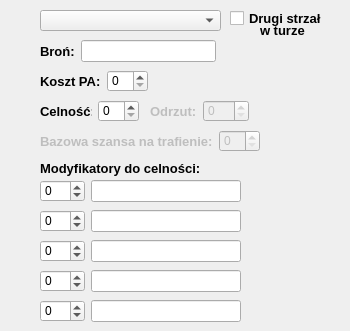
    <widget class="QWidget" name="tab">
     <attribute name="title">
      <string>Trafienie</string>
     </attribute>
     <widget class="QLabel" name="label_10">
      <property name="geometry">
       <rect>
        <x>40</x>
        <y>160</y>
        <width>181</width>
        <height>16</height>
       </rect>
      </property>
      <property name="font">
       <font>
        <pointsize>10</pointsize>
        <weight>75</weight>
        <bold>true</bold>
       </font>
      </property>
      <property name="text">
       <string>Modyfikatory do celności:</string>
      </property>
     </widget>
     <widget class="QWidget" name="layoutWidget_4">
      <property name="geometry">
       <rect>
        <x>40</x>
        <y>300</y>
        <width>201</width>
        <height>22</height>
       </rect>
      </property>
      <layout class="QHBoxLayout" name="horizontalLayout_10">
       <item>
        <widget class="QSpinBox" name="spinBox_b5">
         <property name="minimum">
          <number>-99</number>
         </property>
        </widget>
       </item>
       <item>
        <widget class="QLineEdit" name="lineEdit_acc_b5"/>
       </item>
      </layout>
     </widget>
     <widget class="QWidget" name="layoutWidget_3">
      <property name="geometry">
       <rect>
        <x>40</x>
        <y>270</y>
        <width>201</width>
        <height>22</height>
       </rect>
      </property>
      <layout class="QHBoxLayout" name="horizontalLayout_9">
       <item>
        <widget class="QSpinBox" name="spinBox_b4">
         <property name="minimum">
          <number>-99</number>
         </property>
        </widget>
       </item>
       <item>
        <widget class="QLineEdit" name="lineEdit_acc_b4"/>
       </item>
      </layout>
     </widget>
     <widget class="QWidget" name="layoutWidget">
      <property name="geometry">
       <rect>
        <x>40</x>
        <y>70</y>
        <width>108</width>
        <height>22</height>
       </rect>
      </property>
      <layout class="QHBoxLayout" name="horizontalLayout_4">
       <item>
        <widget class="QLabel" name="label_6">
         <property name="font">
          <font>
           <pointsize>10</pointsize>
           <weight>75</weight>
           <bold>true</bold>
          </font>
         </property>
         <property name="text">
          <string>Koszt PA:</string>
         </property>
        </widget>
       </item>
       <item>
        <widget class="QSpinBox" name="spinBox_PA"/>
       </item>
      </layout>
     </widget>
     <widget class="QWidget" name="layoutWidget_2">
      <property name="geometry">
       <rect>
        <x>40</x>
        <y>240</y>
        <width>201</width>
        <height>22</height>
       </rect>
      </property>
      <layout class="QHBoxLayout" name="horizontalLayout_8">
       <item>
        <widget class="QSpinBox" name="spinBox_b3">
         <property name="minimum">
          <number>-99</number>
         </property>
        </widget>
       </item>
       <item>
        <widget class="QLineEdit" name="lineEdit_acc_b3"/>
       </item>
      </layout>
     </widget>
     <widget class="QWidget" name="layoutWidget">
      <property name="geometry">
       <rect>
        <x>40</x>
        <y>40</y>
        <width>176</width>
        <height>22</height>
       </rect>
      </property>
      <layout class="QHBoxLayout" name="horizontalLayout_3">
       <item>
        <widget class="QLabel" name="label_5">
         <property name="font">
          <font>
           <pointsize>10</pointsize>
           <weight>75</weight>
           <bold>true</bold>
          </font>
         </property>
         <property name="text">
          <string>Broń:</string>
         </property>
        </widget>
       </item>
       <item>
        <widget class="QLineEdit" name="lineEdit_wpnName"/>
       </item>
      </layout>
     </widget>
     <widget class="QWidget" name="layoutWidget">
      <property name="geometry">
       <rect>
        <x>40</x>
        <y>180</y>
        <width>201</width>
        <height>22</height>
       </rect>
      </property>
      <layout class="QHBoxLayout" name="horizontalLayout_6">
       <item>
        <widget class="QSpinBox" name="spinBox_b1">
         <property name="minimum">
          <number>-99</number>
         </property>
        </widget>
       </item>
       <item>
        <widget class="QLineEdit" name="lineEdit_acc_b1"/>
       </item>
      </layout>
     </widget>
     <widget class="QWidget" name="layoutWidget">
      <property name="geometry">
       <rect>
        <x>40</x>
        <y>210</y>
        <width>201</width>
        <height>22</height>
       </rect>
      </property>
      <layout class="QHBoxLayout" name="horizontalLayout_7">
       <item>
        <widget class="QSpinBox" name="spinBox_b2">
         <property name="minimum">
          <number>-99</number>
         </property>
        </widget>
       </item>
       <item>
        <widget class="QLineEdit" name="lineEdit_acc_b2"/>
       </item>
      </layout>
     </widget>
     <widget class="QWidget" name="layoutWidget">
      <property name="geometry">
       <rect>
        <x>40</x>
        <y>100</y>
        <width>99</width>
        <height>22</height>
       </rect>
      </property>
      <layout class="QHBoxLayout" name="horizontalLayout_2">
       <item>
        <widget class="QLabel" name="label_9">
         <property name="font">
          <font>
           <pointsize>10</pointsize>
           <weight>75</weight>
           <bold>true</bold>
          </font>
         </property>
         <property name="text">
          <string>Celność:</string>
         </property>
        </widget>
       </item>
       <item>
        <widget class="QSpinBox" name="spinBox_ACC"/>
       </item>
      </layout>
     </widget>
     <widget class="QComboBox" name="comboBox">
      <property name="geometry">
       <rect>
        <x>40</x>
        <y>10</y>
        <width>181</width>
        <height>21</height>
       </rect>
      </property>
     </widget>
     <widget class="QWidget" name="layoutWidget_5">
      <property name="geometry">
       <rect>
        <x>150</x>
        <y>100</y>
        <width>99</width>
        <height>22</height>
       </rect>
      </property>
      <layout class="QHBoxLayout" name="horizontalLayout_12">
       <item>
        <widget class="QLabel" name="label_11">
         <property name="enabled">
          <bool>false</bool>
         </property>
         <property name="font">
          <font>
           <pointsize>10</pointsize>
           <weight>75</weight>
           <bold>true</bold>
          </font>
         </property>
         <property name="text">
          <string>Odrzut:</string>
         </property>
        </widget>
       </item>
       <item>
        <widget class="QSpinBox" name="spinBox_REC">
         <property name="enabled">
          <bool>false</bool>
         </property>
        </widget>
       </item>
      </layout>
     </widget>
     <widget class="QWidget" name="layoutWidget_6">
      <property name="geometry">
       <rect>
        <x>40</x>
        <y>130</y>
        <width>232</width>
        <height>22</height>
       </rect>
      </property>
      <layout class="QHBoxLayout" name="horizontalLayout_5">
       <item>
        <widget class="QLabel" name="label_7">
         <property name="enabled">
          <bool>false</bool>
         </property>
         <property name="font">
          <font>
           <pointsize>10</pointsize>
           <weight>75</weight>
           <bold>true</bold>
          </font>
         </property>
         <property name="text">
          <string>Bazowa szansa na trafienie:</string>
         </property>
        </widget>
       </item>
       <item>
        <widget class="QSpinBox" name="spinBox_baseAcc">
         <property name="enabled">
          <bool>false</bool>
         </property>
        </widget>
       </item>
       <item>
        <spacer name="horizontalSpacer">
         <property name="orientation">
          <enum>Qt::Horizontal</enum>
         </property>
         <property name="sizeHint" stdset="0">
          <size>
           <width>40</width>
           <height>20</height>
          </size>
         </property>
        </spacer>
       </item>
      </layout>
     </widget>
     <widget class="QCheckBox" name="checkBox_multipleshot">
      <property name="geometry">
       <rect>
        <x>230</x>
        <y>10</y>
        <width>111</width>
        <height>16</height>
       </rect>
      </property>
      <property name="font">
       <font>
        <pointsize>10</pointsize>
        <weight>75</weight>
        <bold>true</bold>
       </font>
      </property>
      <property name="text">
       <string>Drugi strzał</string>
      </property>
     </widget>
     <widget class="QLabel" name="label_29">
      <property name="geometry">
       <rect>
        <x>260</x>
        <y>20</y>
        <width>51</width>
        <height>21</height>
       </rect>
      </property>
      <property name="font">
       <font>
        <pointsize>10</pointsize>
        <weight>75</weight>
        <bold>true</bold>
       </font>
      </property>
      <property name="text">
       <string>w turze</string>
      </property>
     </widget>
     <zorder>label_29</zorder>
     <zorder>label_10</zorder>
     <zorder>layoutWidget_4</zorder>
     <zorder>layoutWidget_3</zorder>
     <zorder>layoutWidget</zorder>
     <zorder>layoutWidget_2</zorder>
     <zorder>layoutWidget</zorder>
     <zorder>layoutWidget</zorder>
     <zorder>layoutWidget</zorder>
     <zorder>layoutWidget</zorder>
     <zorder>comboBox</zorder>
     <zorder>layoutWidget_5</zorder>
     <zorder>layoutWidget_6</zorder>
     <zorder>checkBox_multipleshot</zorder>
    </widget>
